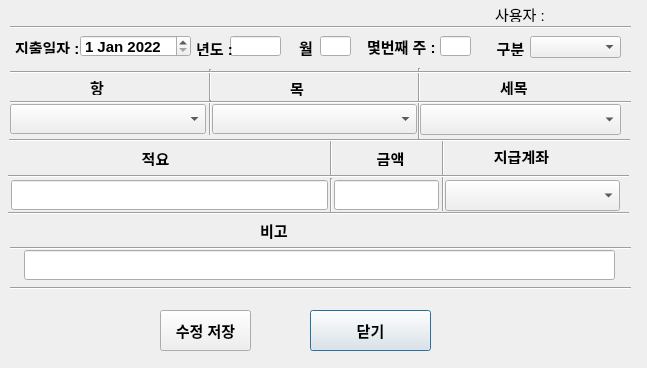
<?xml version="1.0" encoding="UTF-8"?>
<ui version="4.0">
 <class>precost_call</class>
 <widget class="QDialog" name="precost_call">
  <property name="geometry">
   <rect>
    <x>0</x>
    <y>0</y>
    <width>647</width>
    <height>368</height>
   </rect>
  </property>
  <property name="font">
   <font>
    <pointsize>11</pointsize>
   </font>
  </property>
  <property name="windowTitle">
   <string>Dialog</string>
  </property>
  <widget class="QLineEdit" name="year_widget">
   <property name="geometry">
    <rect>
     <x>230</x>
     <y>36</y>
     <width>51</width>
     <height>20</height>
    </rect>
   </property>
   <property name="font">
    <font>
     <pointsize>11</pointsize>
     <weight>75</weight>
     <bold>true</bold>
    </font>
   </property>
  </widget>
  <widget class="QLabel" name="user">
   <property name="geometry">
    <rect>
     <x>495</x>
     <y>6</y>
     <width>51</width>
     <height>16</height>
    </rect>
   </property>
   <property name="text">
    <string>사용자 :</string>
   </property>
  </widget>
  <widget class="Line" name="line_6">
   <property name="geometry">
    <rect>
     <x>409</x>
     <y>68</y>
     <width>20</width>
     <height>71</height>
    </rect>
   </property>
   <property name="font">
    <font>
     <pointsize>11</pointsize>
    </font>
   </property>
   <property name="orientation">
    <enum>Qt::Vertical</enum>
   </property>
  </widget>
  <widget class="Line" name="line_8">
   <property name="geometry">
    <rect>
     <x>200</x>
     <y>69</y>
     <width>20</width>
     <height>31</height>
    </rect>
   </property>
   <property name="font">
    <font>
     <pointsize>11</pointsize>
    </font>
   </property>
   <property name="orientation">
    <enum>Qt::Vertical</enum>
   </property>
  </widget>
  <widget class="Line" name="line">
   <property name="geometry">
    <rect>
     <x>10</x>
     <y>17</y>
     <width>621</width>
     <height>20</height>
    </rect>
   </property>
   <property name="font">
    <font>
     <pointsize>11</pointsize>
    </font>
   </property>
   <property name="orientation">
    <enum>Qt::Horizontal</enum>
   </property>
  </widget>
  <widget class="QLabel" name="hang_1">
   <property name="geometry">
    <rect>
     <x>90</x>
     <y>79</y>
     <width>21</width>
     <height>16</height>
    </rect>
   </property>
   <property name="font">
    <font>
     <pointsize>11</pointsize>
     <weight>75</weight>
     <bold>true</bold>
    </font>
   </property>
   <property name="text">
    <string>항</string>
   </property>
  </widget>
  <widget class="Line" name="line_11">
   <property name="geometry">
    <rect>
     <x>200</x>
     <y>100</y>
     <width>20</width>
     <height>35</height>
    </rect>
   </property>
   <property name="orientation">
    <enum>Qt::Vertical</enum>
   </property>
  </widget>
  <widget class="QLabel" name="hun_Y">
   <property name="geometry">
    <rect>
     <x>196</x>
     <y>40</y>
     <width>36</width>
     <height>16</height>
    </rect>
   </property>
   <property name="font">
    <font>
     <pointsize>11</pointsize>
     <weight>75</weight>
     <bold>true</bold>
    </font>
   </property>
   <property name="text">
    <string>년도 :</string>
   </property>
  </widget>
  <widget class="Line" name="line_4">
   <property name="geometry">
    <rect>
     <x>10</x>
     <y>94</y>
     <width>621</width>
     <height>16</height>
    </rect>
   </property>
   <property name="font">
    <font>
     <pointsize>11</pointsize>
    </font>
   </property>
   <property name="orientation">
    <enum>Qt::Horizontal</enum>
   </property>
  </widget>
  <widget class="QLabel" name="marks_1">
   <property name="geometry">
    <rect>
     <x>260</x>
     <y>220</y>
     <width>56</width>
     <height>21</height>
    </rect>
   </property>
   <property name="font">
    <font>
     <pointsize>11</pointsize>
     <weight>75</weight>
     <bold>true</bold>
    </font>
   </property>
   <property name="text">
    <string>비고</string>
   </property>
  </widget>
  <widget class="QLabel" name="amount_1">
   <property name="geometry">
    <rect>
     <x>365</x>
     <y>150</y>
     <width>51</width>
     <height>16</height>
    </rect>
   </property>
   <property name="font">
    <font>
     <pointsize>11</pointsize>
     <weight>75</weight>
     <bold>true</bold>
    </font>
   </property>
   <property name="text">
    <string>금액</string>
   </property>
   <property name="alignment">
    <set>Qt::AlignCenter</set>
   </property>
  </widget>
  <widget class="QLabel" name="cost_date">
   <property name="geometry">
    <rect>
     <x>15</x>
     <y>40</y>
     <width>63</width>
     <height>14</height>
    </rect>
   </property>
   <property name="font">
    <font>
     <pointsize>11</pointsize>
     <weight>75</weight>
     <bold>true</bold>
    </font>
   </property>
   <property name="text">
    <string>지출일자 :</string>
   </property>
  </widget>
  <widget class="Line" name="line_10">
   <property name="geometry">
    <rect>
     <x>321</x>
     <y>140</y>
     <width>20</width>
     <height>35</height>
    </rect>
   </property>
   <property name="font">
    <font>
     <pointsize>11</pointsize>
    </font>
   </property>
   <property name="orientation">
    <enum>Qt::Vertical</enum>
   </property>
  </widget>
  <widget class="Line" name="line_12">
   <property name="geometry">
    <rect>
     <x>322</x>
     <y>178</y>
     <width>18</width>
     <height>35</height>
    </rect>
   </property>
   <property name="orientation">
    <enum>Qt::Vertical</enum>
   </property>
  </widget>
  <widget class="QLineEdit" name="marks_widget">
   <property name="geometry">
    <rect>
     <x>24</x>
     <y>250</y>
     <width>591</width>
     <height>30</height>
    </rect>
   </property>
   <property name="font">
    <font>
     <pointsize>11</pointsize>
    </font>
   </property>
  </widget>
  <widget class="Line" name="line_2">
   <property name="geometry">
    <rect>
     <x>10</x>
     <y>64</y>
     <width>621</width>
     <height>16</height>
    </rect>
   </property>
   <property name="orientation">
    <enum>Qt::Horizontal</enum>
   </property>
  </widget>
  <widget class="QLabel" name="user_widget">
   <property name="geometry">
    <rect>
     <x>550</x>
     <y>3</y>
     <width>56</width>
     <height>20</height>
    </rect>
   </property>
   <property name="text">
    <string/>
   </property>
  </widget>
  <widget class="Line" name="line_5">
   <property name="geometry">
    <rect>
     <x>8</x>
     <y>205</y>
     <width>621</width>
     <height>16</height>
    </rect>
   </property>
   <property name="orientation">
    <enum>Qt::Horizontal</enum>
   </property>
  </widget>
  <widget class="QLineEdit" name="cost_detail_widget">
   <property name="geometry">
    <rect>
     <x>11</x>
     <y>180</y>
     <width>317</width>
     <height>30</height>
    </rect>
   </property>
   <property name="font">
    <font>
     <pointsize>11</pointsize>
    </font>
   </property>
   <property name="text">
    <string/>
   </property>
   <property name="alignment">
    <set>Qt::AlignLeading|Qt::AlignLeft|Qt::AlignVCenter</set>
   </property>
  </widget>
  <widget class="QPushButton" name="close_button">
   <property name="geometry">
    <rect>
     <x>310</x>
     <y>310</y>
     <width>121</width>
     <height>41</height>
    </rect>
   </property>
   <property name="font">
    <font>
     <pointsize>11</pointsize>
     <weight>75</weight>
     <bold>true</bold>
    </font>
   </property>
   <property name="text">
    <string>닫기</string>
   </property>
  </widget>
  <widget class="QPushButton" name="cost_save_button">
   <property name="geometry">
    <rect>
     <x>160</x>
     <y>310</y>
     <width>91</width>
     <height>41</height>
    </rect>
   </property>
   <property name="font">
    <font>
     <pointsize>11</pointsize>
     <weight>75</weight>
     <bold>true</bold>
    </font>
   </property>
   <property name="text">
    <string>수정 저장</string>
   </property>
  </widget>
  <widget class="QDateEdit" name="cost_date_widget">
   <property name="geometry">
    <rect>
     <x>80</x>
     <y>35</y>
     <width>111</width>
     <height>22</height>
    </rect>
   </property>
   <property name="font">
    <font>
     <pointsize>11</pointsize>
     <weight>75</weight>
     <bold>true</bold>
    </font>
   </property>
   <property name="inputMethodHints">
    <set>Qt::ImhDate|Qt::ImhPreferNumbers</set>
   </property>
   <property name="correctionMode">
    <enum>QAbstractSpinBox::CorrectToNearestValue</enum>
   </property>
   <property name="currentSection">
    <enum>QDateTimeEdit::DaySection</enum>
   </property>
   <property name="date">
    <date>
     <year>2022</year>
     <month>1</month>
     <day>1</day>
    </date>
   </property>
  </widget>
  <widget class="QLabel" name="hun_month">
   <property name="geometry">
    <rect>
     <x>299</x>
     <y>37</y>
     <width>21</width>
     <height>20</height>
    </rect>
   </property>
   <property name="font">
    <font>
     <pointsize>11</pointsize>
     <weight>75</weight>
     <bold>true</bold>
    </font>
   </property>
   <property name="text">
    <string>월</string>
   </property>
  </widget>
  <widget class="QLineEdit" name="month_widget">
   <property name="geometry">
    <rect>
     <x>320</x>
     <y>36</y>
     <width>31</width>
     <height>20</height>
    </rect>
   </property>
   <property name="font">
    <font>
     <pointsize>11</pointsize>
     <weight>75</weight>
     <bold>true</bold>
    </font>
   </property>
  </widget>
  <widget class="QLabel" name="hun_week">
   <property name="geometry">
    <rect>
     <x>367</x>
     <y>36</y>
     <width>71</width>
     <height>21</height>
    </rect>
   </property>
   <property name="font">
    <font>
     <pointsize>11</pointsize>
     <weight>75</weight>
     <bold>true</bold>
    </font>
   </property>
   <property name="text">
    <string>몇번째 주 :</string>
   </property>
  </widget>
  <widget class="QLineEdit" name="week_widget">
   <property name="geometry">
    <rect>
     <x>440</x>
     <y>36</y>
     <width>31</width>
     <height>20</height>
    </rect>
   </property>
   <property name="font">
    <font>
     <pointsize>11</pointsize>
     <weight>75</weight>
     <bold>true</bold>
    </font>
   </property>
  </widget>
  <widget class="QLabel" name="cost_detail_1">
   <property name="geometry">
    <rect>
     <x>130</x>
     <y>150</y>
     <width>51</width>
     <height>16</height>
    </rect>
   </property>
   <property name="font">
    <font>
     <pointsize>11</pointsize>
     <weight>75</weight>
     <bold>true</bold>
    </font>
   </property>
   <property name="text">
    <string>적요</string>
   </property>
   <property name="alignment">
    <set>Qt::AlignCenter</set>
   </property>
  </widget>
  <widget class="QLabel" name="mok_1">
   <property name="geometry">
    <rect>
     <x>290</x>
     <y>80</y>
     <width>21</width>
     <height>16</height>
    </rect>
   </property>
   <property name="font">
    <font>
     <pointsize>11</pointsize>
     <weight>75</weight>
     <bold>true</bold>
    </font>
   </property>
   <property name="text">
    <string>목</string>
   </property>
  </widget>
  <widget class="QLabel" name="semok_1">
   <property name="geometry">
    <rect>
     <x>500</x>
     <y>79</y>
     <width>31</width>
     <height>16</height>
    </rect>
   </property>
   <property name="font">
    <font>
     <pointsize>11</pointsize>
     <weight>75</weight>
     <bold>true</bold>
    </font>
   </property>
   <property name="text">
    <string>세목</string>
   </property>
  </widget>
  <widget class="Line" name="line_15">
   <property name="geometry">
    <rect>
     <x>434</x>
     <y>176</y>
     <width>18</width>
     <height>35</height>
    </rect>
   </property>
   <property name="orientation">
    <enum>Qt::Vertical</enum>
   </property>
  </widget>
  <widget class="Line" name="line_17">
   <property name="geometry">
    <rect>
     <x>433</x>
     <y>140</y>
     <width>20</width>
     <height>35</height>
    </rect>
   </property>
   <property name="font">
    <font>
     <pointsize>11</pointsize>
    </font>
   </property>
   <property name="orientation">
    <enum>Qt::Vertical</enum>
   </property>
  </widget>
  <widget class="QLineEdit" name="amount_widget">
   <property name="geometry">
    <rect>
     <x>334</x>
     <y>180</y>
     <width>105</width>
     <height>30</height>
    </rect>
   </property>
   <property name="font">
    <font>
     <pointsize>11</pointsize>
    </font>
   </property>
   <property name="text">
    <string/>
   </property>
   <property name="alignment">
    <set>Qt::AlignRight|Qt::AlignTrailing|Qt::AlignVCenter</set>
   </property>
  </widget>
  <widget class="QComboBox" name="hang_combo_widget">
   <property name="geometry">
    <rect>
     <x>10</x>
     <y>104</y>
     <width>196</width>
     <height>30</height>
    </rect>
   </property>
   <property name="font">
    <font>
     <pointsize>11</pointsize>
    </font>
   </property>
  </widget>
  <widget class="QComboBox" name="mok_combo_widget">
   <property name="geometry">
    <rect>
     <x>212</x>
     <y>104</y>
     <width>205</width>
     <height>30</height>
    </rect>
   </property>
   <property name="font">
    <font>
     <pointsize>11</pointsize>
    </font>
   </property>
  </widget>
  <widget class="QComboBox" name="semok_combo_widget">
   <property name="geometry">
    <rect>
     <x>420</x>
     <y>104</y>
     <width>201</width>
     <height>31</height>
    </rect>
   </property>
   <property name="font">
    <font>
     <pointsize>11</pointsize>
    </font>
   </property>
  </widget>
  <widget class="QLabel" name="label">
   <property name="geometry">
    <rect>
     <x>490</x>
     <y>40</y>
     <width>41</width>
     <height>16</height>
    </rect>
   </property>
   <property name="font">
    <font>
     <pointsize>11</pointsize>
     <weight>75</weight>
     <bold>true</bold>
    </font>
   </property>
   <property name="text">
    <string>구분</string>
   </property>
   <property name="alignment">
    <set>Qt::AlignCenter</set>
   </property>
  </widget>
  <widget class="QComboBox" name="gubun_combo_widget">
   <property name="geometry">
    <rect>
     <x>530</x>
     <y>36</y>
     <width>91</width>
     <height>22</height>
    </rect>
   </property>
   <property name="font">
    <font>
     <pointsize>11</pointsize>
    </font>
   </property>
  </widget>
  <widget class="QLabel" name="amount_2">
   <property name="geometry">
    <rect>
     <x>491</x>
     <y>148</y>
     <width>61</width>
     <height>16</height>
    </rect>
   </property>
   <property name="font">
    <font>
     <pointsize>11</pointsize>
     <weight>75</weight>
     <bold>true</bold>
    </font>
   </property>
   <property name="text">
    <string>지급계좌</string>
   </property>
   <property name="alignment">
    <set>Qt::AlignCenter</set>
   </property>
  </widget>
  <widget class="QComboBox" name="banks_combo_widget">
   <property name="geometry">
    <rect>
     <x>445</x>
     <y>180</y>
     <width>175</width>
     <height>31</height>
    </rect>
   </property>
   <property name="font">
    <font>
     <pointsize>11</pointsize>
    </font>
   </property>
  </widget>
  <widget class="Line" name="line_3">
   <property name="geometry">
    <rect>
     <x>9</x>
     <y>130</y>
     <width>621</width>
     <height>20</height>
    </rect>
   </property>
   <property name="font">
    <font>
     <pointsize>11</pointsize>
    </font>
   </property>
   <property name="orientation">
    <enum>Qt::Horizontal</enum>
   </property>
  </widget>
  <widget class="Line" name="line_7">
   <property name="geometry">
    <rect>
     <x>8</x>
     <y>166</y>
     <width>621</width>
     <height>20</height>
    </rect>
   </property>
   <property name="font">
    <font>
     <pointsize>11</pointsize>
    </font>
   </property>
   <property name="orientation">
    <enum>Qt::Horizontal</enum>
   </property>
  </widget>
  <widget class="Line" name="line_9">
   <property name="geometry">
    <rect>
     <x>10</x>
     <y>240</y>
     <width>621</width>
     <height>16</height>
    </rect>
   </property>
   <property name="orientation">
    <enum>Qt::Horizontal</enum>
   </property>
  </widget>
  <widget class="Line" name="line_13">
   <property name="geometry">
    <rect>
     <x>10</x>
     <y>280</y>
     <width>621</width>
     <height>16</height>
    </rect>
   </property>
   <property name="orientation">
    <enum>Qt::Horizontal</enum>
   </property>
  </widget>
 </widget>
 <tabstops>
  <tabstop>year_widget</tabstop>
  <tabstop>month_widget</tabstop>
  <tabstop>week_widget</tabstop>
  <tabstop>gubun_combo_widget</tabstop>
  <tabstop>hang_combo_widget</tabstop>
  <tabstop>mok_combo_widget</tabstop>
  <tabstop>semok_combo_widget</tabstop>
  <tabstop>cost_detail_widget</tabstop>
  <tabstop>amount_widget</tabstop>
  <tabstop>banks_combo_widget</tabstop>
  <tabstop>marks_widget</tabstop>
  <tabstop>cost_save_button</tabstop>
  <tabstop>close_button</tabstop>
  <tabstop>cost_date_widget</tabstop>
 </tabstops>
 <resources/>
 <connections>
  <connection>
   <sender>cost_save_button</sender>
   <signal>clicked()</signal>
   <receiver>precost_call</receiver>
   <slot>accounting_change()</slot>
   <hints>
    <hint type="sourcelabel">
     <x>176</x>
     <y>321</y>
    </hint>
    <hint type="destinationlabel">
     <x>141</x>
     <y>328</y>
    </hint>
   </hints>
  </connection>
  <connection>
   <sender>close_button</sender>
   <signal>clicked()</signal>
   <receiver>precost_call</receiver>
   <slot>cost_reg_file_close()</slot>
   <hints>
    <hint type="sourcelabel">
     <x>419</x>
     <y>322</y>
    </hint>
    <hint type="destinationlabel">
     <x>467</x>
     <y>322</y>
    </hint>
   </hints>
  </connection>
 </connections>
 <slots>
  <slot>cost_reg_file_close()</slot>
  <slot>accounting_change()</slot>
 </slots>
</ui>
